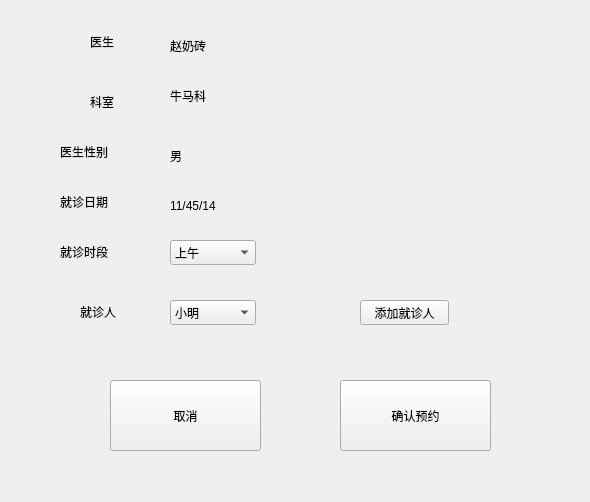
<?xml version="1.0" encoding="UTF-8"?>
<ui version="4.0">
 <class>newAppointment</class>
 <widget class="QWidget" name="newAppointment">
  <property name="geometry">
   <rect>
    <x>0</x>
    <y>0</y>
    <width>590</width>
    <height>502</height>
   </rect>
  </property>
  <property name="windowTitle">
   <string>Form</string>
  </property>
  <widget class="QPushButton" name="Btn_yes">
   <property name="geometry">
    <rect>
     <x>340</x>
     <y>380</y>
     <width>151</width>
     <height>71</height>
    </rect>
   </property>
   <property name="text">
    <string>确认预约</string>
   </property>
  </widget>
  <widget class="QLabel" name="label_time_title">
   <property name="geometry">
    <rect>
     <x>60</x>
     <y>240</y>
     <width>81</width>
     <height>23</height>
    </rect>
   </property>
   <property name="text">
    <string>就诊时段</string>
   </property>
  </widget>
  <widget class="QComboBox" name="combo_time">
   <property name="geometry">
    <rect>
     <x>170</x>
     <y>240</y>
     <width>86</width>
     <height>25</height>
    </rect>
   </property>
   <item>
    <property name="text">
     <string>上午</string>
    </property>
   </item>
   <item>
    <property name="text">
     <string>下午</string>
    </property>
   </item>
   <item>
    <property name="text">
     <string>晚上</string>
    </property>
   </item>
  </widget>
  <widget class="QLabel" name="label_doc_gender_title">
   <property name="geometry">
    <rect>
     <x>60</x>
     <y>140</y>
     <width>111</width>
     <height>23</height>
    </rect>
   </property>
   <property name="text">
    <string>医生性别</string>
   </property>
  </widget>
  <widget class="QLabel" name="label_doc_name_title">
   <property name="geometry">
    <rect>
     <x>90</x>
     <y>30</y>
     <width>61</width>
     <height>23</height>
    </rect>
   </property>
   <property name="text">
    <string>医生</string>
   </property>
  </widget>
  <widget class="QLabel" name="label_doc_name">
   <property name="geometry">
    <rect>
     <x>170</x>
     <y>30</y>
     <width>111</width>
     <height>31</height>
    </rect>
   </property>
   <property name="text">
    <string>赵奶砖</string>
   </property>
  </widget>
  <widget class="QLabel" name="label_user_title">
   <property name="geometry">
    <rect>
     <x>80</x>
     <y>300</y>
     <width>51</width>
     <height>23</height>
    </rect>
   </property>
   <property name="text">
    <string>就诊人</string>
   </property>
  </widget>
  <widget class="QLabel" name="label_doc_gender">
   <property name="geometry">
    <rect>
     <x>170</x>
     <y>140</y>
     <width>41</width>
     <height>31</height>
    </rect>
   </property>
   <property name="text">
    <string>男</string>
   </property>
  </widget>
  <widget class="QPushButton" name="Btn_cancel">
   <property name="geometry">
    <rect>
     <x>110</x>
     <y>380</y>
     <width>151</width>
     <height>71</height>
    </rect>
   </property>
   <property name="text">
    <string>取消</string>
   </property>
  </widget>
  <widget class="QLabel" name="label_doc_apartment_title">
   <property name="geometry">
    <rect>
     <x>90</x>
     <y>90</y>
     <width>61</width>
     <height>23</height>
    </rect>
   </property>
   <property name="text">
    <string>科室</string>
   </property>
  </widget>
  <widget class="QLabel" name="label_doc_apartment">
   <property name="geometry">
    <rect>
     <x>170</x>
     <y>80</y>
     <width>111</width>
     <height>31</height>
    </rect>
   </property>
   <property name="text">
    <string>牛马科</string>
   </property>
  </widget>
  <widget class="QLabel" name="label_date_title">
   <property name="geometry">
    <rect>
     <x>60</x>
     <y>190</y>
     <width>71</width>
     <height>23</height>
    </rect>
   </property>
   <property name="text">
    <string>就诊日期</string>
   </property>
  </widget>
  <widget class="QLabel" name="label_date">
   <property name="geometry">
    <rect>
     <x>170</x>
     <y>190</y>
     <width>111</width>
     <height>31</height>
    </rect>
   </property>
   <property name="text">
    <string>11/45/14</string>
   </property>
  </widget>
  <widget class="QComboBox" name="combo_user">
   <property name="geometry">
    <rect>
     <x>170</x>
     <y>300</y>
     <width>86</width>
     <height>25</height>
    </rect>
   </property>
   <item>
    <property name="text">
     <string>小明</string>
    </property>
   </item>
   <item>
    <property name="text">
     <string>西</string>
    </property>
   </item>
   <item>
    <property name="text">
     <string>哈哈哈</string>
    </property>
   </item>
  </widget>
  <widget class="QPushButton" name="Btn_add_user">
   <property name="geometry">
    <rect>
     <x>360</x>
     <y>300</y>
     <width>89</width>
     <height>25</height>
    </rect>
   </property>
   <property name="text">
    <string>添加就诊人</string>
   </property>
  </widget>
 </widget>
 <resources/>
 <connections/>
</ui>
